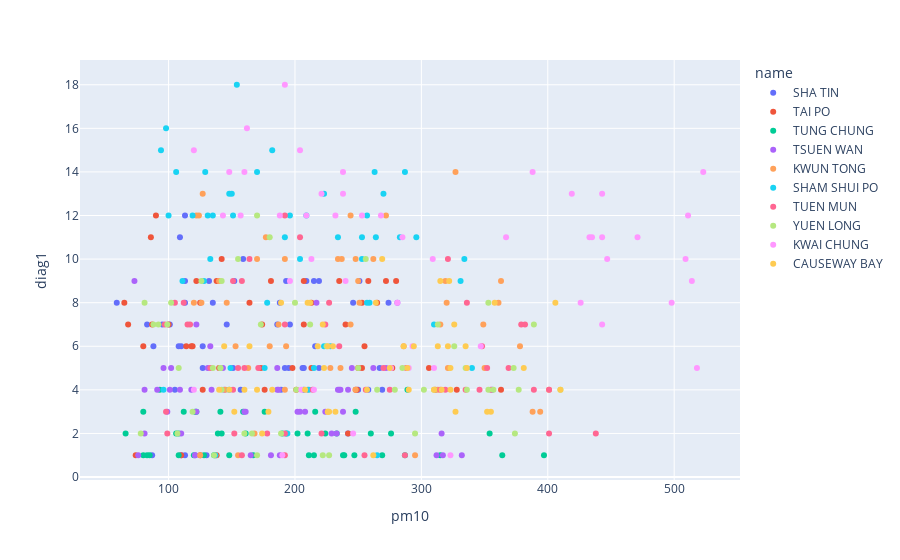

Notebook source saved alongside this figure:
### Code cell
px.scatter(data_frame=CC[CC['year']==2019], y='diag1', x='pm10',color='name')

### Figure 1 — Plotly figure (JSON) as saved in the notebook; plotly's stock layout.template omitted (floating-point values rounded to 4 significant figures)
{"data": [{"hovertemplate": "name=SHA TIN<br>pm10=%{x}<br>diag1=%{y}<extra></extra>", "legendgroup": "SHA TIN", "marker": {"color": "#636efa", "symbol": "circle"}, "mode": "markers", "name": "SHA TIN", "orientation": "v", "showlegend": true, "type": "scatter", "x": [59, 109, 83, 105, 88, 110, 113, 87, 101, 95, 130, 113, 110, 113, 127, 108, 127, 189, 159, 135, 132, 113, 151, 146, 157, 219, 207, 195, 152, 251, 216, 193, 186, 209, 206, 219, 207, 215, 269, 242, 196, 258, 274, 246, 250, 192, 267, 188, 356], "xaxis": "x", "y": [8, 11, 7, 4, 6, 6, 1, 1, 7, 7, 1, 9, 1, 12, 5, 6, 6, 4, 10, 8, 9, 8, 5, 7, 4, 5, 4, 5, 9, 9, 6, 9, 7, 9, 5, 9, 5, 9, 4, 2, 7, 4, 8, 8, 4, 5, 5, 8, 4], "yaxis": "y"}, {"hovertemplate": "name=TAI PO<br>pm10=%{x}<br>diag1=%{y}<extra></extra>", "legendgroup": "TAI PO", "marker": {"color": "#EF553B", "symbol": "circle"}, "mode": "markers", "name": "TAI PO", "orientation": "v", "showlegend": true, "type": "scatter", "x": [65, 68, 86, 74, 87, 80, 90, 100, 127, 125, 114, 119, 140, 110, 122, 142, 118, 138, 138, 125, 174, 164, 176, 173, 201, 277, 198, 242, 181, 249, 235, 255, 207, 248, 280, 265, 253, 240, 207, 258, 253, 272, 250, 213, 328, 311, 213, 306, 363], "xaxis": "x", "y": [8, 7, 11, 1, 7, 6, 12, 7, 4, 1, 6, 6, 5, 1, 9, 10, 6, 1, 9, 8, 7, 8, 4, 5, 4, 5, 5, 2, 9, 4, 9, 6, 9, 4, 9, 8, 8, 7, 7, 9, 5, 9, 5, 5, 4, 4, 8, 5, 4], "yaxis": "y"}, {"hovertemplate": "name=TUNG CHUNG<br>pm10=%{x}<br>diag1=%{y}<extra></extra>", "legendgroup": "TUNG CHUNG", "marker": {"color": "#00cc96", "symbol": "circle"}, "mode": "markers", "name": "TUNG CHUNG", "orientation": "v", "showlegend": true, "type": "scatter", "x": [80, 66, 108, 83, 93, 80, 108, 120, 112, 128, 141, 85, 159, 121, 161, 122, 136, 106, 148, 139, 142, 176, 190, 215, 202, 247, 248, 193, 233, 239, 224, 216, 260, 210, 269, 167, 238, 211, 276, 289, 354, 287, 315, 364, 397], "xaxis": "x", "y": [3, 2, 1, 1, 4, 1, 2, 1, 3, 1, 3, 1, 3, 3, 2, 3, 1, 2, 1, 2, 2, 3, 2, 1, 2, 1, 3, 2, 2, 1, 2, 3, 2, 2, 1, 1, 1, 1, 2, 4, 2, 1, 1, 1, 1], "yaxis": "y"}, {"hovertemplate": "name=TSUEN WAN<br>pm10=%{x}<br>diag1=%{y}<extra></extra>", "legendgroup": "TSUEN WAN", "marker": {"color": "#ab63fa", "symbol": "circle"}, "mode": "markers", "name": "TSUEN WAN", "orientation": "v", "showlegend": true, "type": "scatter", "x": [73, 81, 110, 81, 109, 96, 91, 122, 99, 102, 76, 121, 101, 131, 118, 121, 161, 133, 134, 143, 122, 144, 160, 181, 188, 186, 165, 236, 186, 224, 235, 204, 245, 233, 234, 187, 281, 262, 238, 242, 272, 217, 229, 202, 208, 316, 312, 317, 332], "xaxis": "x", "y": [9, 4, 2, 2, 4, 5, 4, 3, 3, 5, 1, 1, 4, 5, 4, 1, 3, 6, 4, 5, 7, 4, 3, 1, 1, 4, 1, 4, 5, 3, 4, 3, 5, 2, 4, 4, 8, 5, 3, 4, 5, 8, 2, 3, 3, 2, 1, 1, 1], "yaxis": "y"}, {"hovertemplate": "name=KWUN TONG<br>pm10=%{x}<br>diag1=%{y}<extra></extra>", "legendgroup": "KWUN TONG", "marker": {"color": "#FFA15A", "symbol": "circle"}, "mode": "markers", "name": "KWUN TONG", "orientation": "v", "showlegend": true, "type": "scatter", "x": [126, 177, 124, 163, 145, 155, 153, 125, 120, 127, 146, 122, 137, 187, 193, 170, 140, 168, 180, 192, 244, 192, 210, 319, 244, 236, 272, 228, 234, 251, 262, 295, 363, 286, 250, 361, 320, 378, 327, 237, 248, 248, 315, 321, 350, 394, 349, 401, 313, 388], "xaxis": "x", "y": [8, 11, 12, 5, 4, 1, 6, 1, 8, 13, 8, 12, 1, 7, 6, 10, 9, 2, 6, 4, 12, 10, 4, 9, 7, 5, 12, 5, 10, 8, 10, 1, 9, 6, 9, 8, 8, 6, 14, 10, 4, 10, 7, 5, 5, 3, 7, 4, 4, 3], "yaxis": "y"}, {"hovertemplate": "name=SHAM SHUI PO<br>pm10=%{x}<br>diag1=%{y}<extra></extra>", "legendgroup": "SHAM SHUI PO", "marker": {"color": "#19d3f3", "symbol": "circle"}, "mode": "markers", "name": "SHAM SHUI PO", "orientation": "v", "showlegend": true, "type": "scatter", "x": [94, 100, 96, 129, 340, 98, 106, 111, 128, 119, 133, 149, 154, 182, 131, 148, 151, 150, 137, 148, 135, 178, 176, 170, 194, 215, 253, 209, 204, 264, 192, 223, 296, 283, 257, 265, 196, 211, 259, 287, 270, 263, 257, 253, 223, 310, 234, 228, 334, 331], "xaxis": "x", "y": [15, 12, 4, 14, 5, 16, 14, 9, 9, 12, 10, 5, 18, 15, 12, 4, 12, 13, 1, 13, 12, 8, 5, 14, 2, 5, 10, 12, 10, 11, 11, 6, 11, 11, 12, 1, 12, 4, 8, 14, 13, 14, 8, 11, 13, 7, 11, 6, 10, 9], "yaxis": "y"}, {"hovertemplate": "name=TUEN MUN<br>pm10=%{x}<br>diag1=%{y}<extra></extra>", "legendgroup": "TUEN MUN", "marker": {"color": "#FF6692", "symbol": "circle"}, "mode": "markers", "name": "TUEN MUN", "orientation": "v", "showlegend": true, "type": "scatter", "x": [98, 97, 105, 99, 133, 117, 112, 155, 115, 151, 160, 178, 158, 158, 192, 171, 152, 164, 151, 192, 204, 192, 214, 192, 255, 235, 224, 221, 287, 270, 275, 227, 335, 346, 382, 379, 315, 336, 348, 369, 319, 321, 352, 288, 256, 389, 355, 401, 401, 438], "xaxis": "x", "y": [3, 7, 8, 2, 5, 7, 8, 5, 7, 4, 5, 2, 9, 1, 12, 5, 2, 10, 9, 2, 11, 1, 4, 7, 1, 6, 7, 2, 1, 5, 4, 8, 4, 4, 7, 7, 4, 8, 6, 5, 4, 10, 5, 5, 4, 4, 4, 2, 4, 2], "yaxis": "y"}, {"hovertemplate": "name=YUEN LONG<br>pm10=%{x}<br>diag1=%{y}<extra></extra>", "legendgroup": "YUEN LONG", "marker": {"color": "#B6E880", "symbol": "circle"}, "mode": "markers", "name": "YUEN LONG", "orientation": "v", "showlegend": true, "type": "scatter", "x": [88, 107, 81, 78, 108, 102, 180, 119, 92, 99, 155, 160, 135, 142, 136, 141, 126, 166, 173, 170, 142, 141, 250, 189, 170, 227, 201, 222, 200, 225, 302, 212, 326, 313, 285, 256, 373, 279, 353, 310, 389, 357, 335, 353, 336, 295, 377, 265, 410, 374], "xaxis": "x", "y": [7, 2, 8, 2, 5, 8, 11, 3, 7, 7, 10, 2, 5, 4, 1, 5, 9, 2, 7, 12, 9, 5, 5, 2, 1, 1, 4, 1, 8, 6, 4, 7, 6, 7, 5, 10, 5, 4, 4, 4, 7, 4, 5, 8, 4, 2, 4, 4, 4, 2], "yaxis": "y"}, {"hovertemplate": "name=KWAI CHUNG<br>pm10=%{x}<br>diag1=%{y}<extra></extra>", "legendgroup": "KWAI CHUNG", "marker": {"color": "#FF97FF", "symbol": "circle"}, "mode": "markers", "name": "KWAI CHUNG", "orientation": "v", "showlegend": true, "type": "scatter", "x": [120, 120, 160, 148, 157, 162, 143, 213, 192, 204, 209, 196, 221, 190, 240, 215, 238, 188, 246, 276, 205, 290, 268, 281, 238, 323, 232, 367, 285, 310, 347, 309, 253, 435, 443, 293, 471, 388, 447, 443, 511, 426, 433, 419, 443, 498, 509, 523, 514, 518], "xaxis": "x", "y": [15, 4, 14, 14, 12, 16, 12, 10, 18, 15, 12, 9, 13, 1, 9, 4, 13, 12, 2, 5, 4, 5, 12, 8, 14, 1, 12, 11, 11, 5, 6, 10, 12, 11, 11, 6, 11, 14, 10, 13, 12, 8, 11, 13, 7, 8, 10, 14, 9, 5], "yaxis": "y"}, {"hovertemplate": "name=CAUSEWAY BAY<br>pm10=%{x}<br>diag1=%{y}<extra></extra>", "legendgroup": "CAUSEWAY BAY", "marker": {"color": "#FECB52", "symbol": "circle"}, "mode": "markers", "name": "CAUSEWAY BAY", "orientation": "v", "showlegend": true, "type": "scatter", "x": [140, 160, 144, 170, 148, 152, 164, 174, 182, 179, 189, 208, 230, 227, 223, 210, 222, 226, 226, 212, 226, 257, 232, 218, 310, 262, 321, 327, 336, 286, 322, 294, 313, 269, 275, 335, 326, 323, 290, 355, 358, 316, 381, 264, 323, 315, 352, 289, 406, 410], "xaxis": "x", "y": [4, 4, 6, 4, 4, 3, 6, 2, 4, 3, 8, 4, 6, 3, 5, 8, 7, 3, 3, 8, 6, 4, 3, 6, 4, 1, 6, 3, 5, 6, 9, 6, 6, 10, 5, 6, 7, 5, 4, 3, 8, 4, 5, 8, 4, 9, 3, 5, 8, 4], "yaxis": "y"}], "layout": {"autosize": true, "legend": {"title": {"text": "name"}, "tracegroupgap": 0}, "margin": {"t": 60}, "xaxis": {"anchor": "y", "autorange": true, "domain": [0, 1], "range": [28.27, 553.7], "title": {"text": "pm10"}, "type": "linear"}, "yaxis": {"anchor": "x", "autorange": true, "domain": [0, 1], "range": [-0.3163, 19.32], "title": {"text": "diag1"}, "type": "linear"}}}
